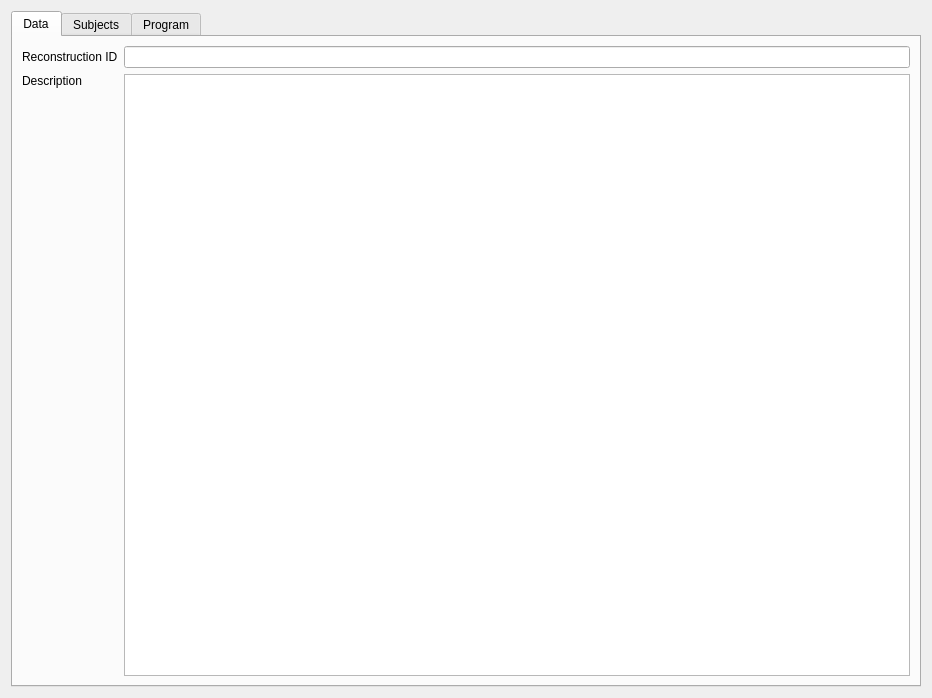
<?xml version="1.0" encoding="UTF-8"?>
<ui version="4.0">
 <class>ReconstructionDialog</class>
 <widget class="QewTabDialog" name="ReconstructionDialog">
  <property name="geometry">
   <rect>
    <x>0</x>
    <y>0</y>
    <width>932</width>
    <height>698</height>
   </rect>
  </property>
  <property name="windowTitle">
   <string>Reconstruction</string>
  </property>
  <property name="toolTip">
   <string/>
  </property>
  <property name="whatsThis">
   <string/>
  </property>
  <property name="containerName">
   <cstring>reconstructionContainerDialog</cstring>
  </property>
  <layout class="QHBoxLayout" name="horizontalLayout_3">
   <item>
    <widget class="QTabWidget" name="reconstructionContainerDialog">
     <property name="minimumSize">
      <size>
       <width>600</width>
       <height>0</height>
      </size>
     </property>
     <property name="currentIndex">
      <number>0</number>
     </property>
     <widget class="QWidget" name="tabData">
      <property name="sizePolicy">
       <sizepolicy hsizetype="Expanding" vsizetype="Expanding">
        <horstretch>0</horstretch>
        <verstretch>0</verstretch>
       </sizepolicy>
      </property>
      <attribute name="title">
       <string>Data</string>
      </attribute>
      <layout class="QGridLayout" name="gridLayout_2">
       <item row="0" column="0">
        <widget class="QLabel" name="idLabel">
         <property name="text">
          <string>Reconstruction ID</string>
         </property>
        </widget>
       </item>
       <item row="0" column="1">
        <widget class="QLineEdit" name="idLineEdit"/>
       </item>
       <item row="1" column="0">
        <widget class="QLabel" name="descriptionLabel">
         <property name="text">
          <string>Description</string>
         </property>
         <property name="alignment">
          <set>Qt::AlignLeading|Qt::AlignLeft|Qt::AlignTop</set>
         </property>
        </widget>
       </item>
       <item row="1" column="1">
        <widget class="QTextEdit" name="descriptionTextEdit">
         <property name="minimumSize">
          <size>
           <width>0</width>
           <height>400</height>
          </size>
         </property>
        </widget>
       </item>
      </layout>
      <zorder>idLineEdit</zorder>
      <zorder>descriptionLabel</zorder>
      <zorder>descriptionTextEdit</zorder>
      <zorder>idLabel</zorder>
     </widget>
     <widget class="QWidget" name="tabSubjects">
      <attribute name="title">
       <string>Subjects</string>
      </attribute>
      <layout class="QHBoxLayout" name="horizontalLayout_8">
       <item>
        <widget class="QTableWidget" name="subjectsTableWidget">
         <property name="minimumSize">
          <size>
           <width>300</width>
           <height>0</height>
          </size>
         </property>
         <attribute name="horizontalHeaderDefaultSectionSize">
          <number>72</number>
         </attribute>
         <column>
          <property name="text">
           <string>Sel.</string>
          </property>
         </column>
         <column>
          <property name="text">
           <string>Subject</string>
          </property>
         </column>
        </widget>
       </item>
       <item>
        <layout class="QVBoxLayout" name="verticalLayout_6">
         <item>
          <widget class="QToolButton" name="selectSubjectToolButton">
           <property name="text">
            <string>...</string>
           </property>
           <property name="icon">
            <iconset>
             <normaloff>:/database/icons//iconcheck.png</normaloff>:/database/icons//iconcheck.png</iconset>
           </property>
           <property name="iconSize">
            <size>
             <width>32</width>
             <height>32</height>
            </size>
           </property>
          </widget>
         </item>
         <item>
          <widget class="QToolButton" name="unselectSubjectToolButton">
           <property name="text">
            <string>...</string>
           </property>
           <property name="icon">
            <iconset>
             <normaloff>:/database/icons//iconuncheck.png</normaloff>:/database/icons//iconuncheck.png</iconset>
           </property>
           <property name="iconSize">
            <size>
             <width>32</width>
             <height>32</height>
            </size>
           </property>
          </widget>
         </item>
         <item>
          <widget class="QToolButton" name="reprocessSubjectToolButton">
           <property name="text">
            <string>...</string>
           </property>
           <property name="icon">
            <iconset resource="../../resources/plugin-resources.qrc">
             <normaloff>:/database/icons/reprocess.png</normaloff>:/database/icons/reprocess.png</iconset>
           </property>
           <property name="iconSize">
            <size>
             <width>32</width>
             <height>32</height>
            </size>
           </property>
          </widget>
         </item>
         <item>
          <spacer name="verticalSpacer_8">
           <property name="orientation">
            <enum>Qt::Vertical</enum>
           </property>
           <property name="sizeHint" stdset="0">
            <size>
             <width>20</width>
             <height>40</height>
            </size>
           </property>
          </spacer>
         </item>
        </layout>
       </item>
       <item>
        <spacer name="horizontalSpacer">
         <property name="orientation">
          <enum>Qt::Horizontal</enum>
         </property>
         <property name="sizeType">
          <enum>QSizePolicy::Preferred</enum>
         </property>
         <property name="sizeHint" stdset="0">
          <size>
           <width>100</width>
           <height>20</height>
          </size>
         </property>
        </spacer>
       </item>
       <item>
        <layout class="QVBoxLayout" name="verticalLayout_2">
         <item>
          <widget class="QLabel" name="loadSubjectsLabel">
           <property name="sizePolicy">
            <sizepolicy hsizetype="Minimum" vsizetype="Fixed">
             <horstretch>0</horstretch>
             <verstretch>0</verstretch>
            </sizepolicy>
           </property>
           <property name="maximumSize">
            <size>
             <width>200</width>
             <height>16777215</height>
            </size>
           </property>
           <property name="text">
            <string>Load</string>
           </property>
          </widget>
         </item>
         <item>
          <widget class="QComboBox" name="loadSubjectsComboBox">
           <property name="sizePolicy">
            <sizepolicy hsizetype="Preferred" vsizetype="Fixed">
             <horstretch>0</horstretch>
             <verstretch>0</verstretch>
            </sizepolicy>
           </property>
           <property name="minimumSize">
            <size>
             <width>250</width>
             <height>0</height>
            </size>
           </property>
           <property name="maximumSize">
            <size>
             <width>300</width>
             <height>16777215</height>
            </size>
           </property>
           <property name="sizeAdjustPolicy">
            <enum>QComboBox::AdjustToContents</enum>
           </property>
           <item>
            <property name="text">
             <string>Load other</string>
            </property>
           </item>
          </widget>
         </item>
         <item>
          <spacer name="verticalSpacer_3">
           <property name="orientation">
            <enum>Qt::Vertical</enum>
           </property>
           <property name="sizeType">
            <enum>QSizePolicy::Preferred</enum>
           </property>
           <property name="sizeHint" stdset="0">
            <size>
             <width>20</width>
             <height>80</height>
            </size>
           </property>
          </spacer>
         </item>
         <item>
          <layout class="QHBoxLayout" name="horizontalLayout_2">
           <item>
            <spacer name="horizontalSpacer_8">
             <property name="orientation">
              <enum>Qt::Horizontal</enum>
             </property>
             <property name="sizeType">
              <enum>QSizePolicy::Preferred</enum>
             </property>
             <property name="sizeHint" stdset="0">
              <size>
               <width>20</width>
               <height>20</height>
              </size>
             </property>
            </spacer>
           </item>
           <item>
            <widget class="QPushButton" name="saveSubjectsPushButton">
             <property name="text">
              <string>Save</string>
             </property>
            </widget>
           </item>
           <item>
            <spacer name="horizontalSpacer_9">
             <property name="orientation">
              <enum>Qt::Horizontal</enum>
             </property>
             <property name="sizeType">
              <enum>QSizePolicy::Preferred</enum>
             </property>
             <property name="sizeHint" stdset="0">
              <size>
               <width>20</width>
               <height>20</height>
              </size>
             </property>
            </spacer>
           </item>
          </layout>
         </item>
         <item>
          <spacer name="verticalSpacer_2">
           <property name="orientation">
            <enum>Qt::Vertical</enum>
           </property>
           <property name="sizeHint" stdset="0">
            <size>
             <width>20</width>
             <height>40</height>
            </size>
           </property>
          </spacer>
         </item>
        </layout>
       </item>
       <item>
        <spacer name="horizontalSpacer_7">
         <property name="orientation">
          <enum>Qt::Horizontal</enum>
         </property>
         <property name="sizeType">
          <enum>QSizePolicy::Preferred</enum>
         </property>
         <property name="sizeHint" stdset="0">
          <size>
           <width>20</width>
           <height>20</height>
          </size>
         </property>
        </spacer>
       </item>
      </layout>
     </widget>
     <widget class="QWidget" name="tabProgram">
      <attribute name="title">
       <string>Program</string>
      </attribute>
      <layout class="QVBoxLayout" name="verticalLayout_5">
       <item>
        <widget class="QWidget" name="internalExecutionWidget" native="true">
         <layout class="QHBoxLayout" name="horizontalLayout_7" stretch="1,1,0,4">
          <item>
           <widget class="QCheckBox" name="internalExecutionCheckBox">
            <property name="text">
             <string>Internal execution</string>
            </property>
           </widget>
          </item>
          <item>
           <spacer name="horizontalSpacer_4">
            <property name="orientation">
             <enum>Qt::Horizontal</enum>
            </property>
            <property name="sizeType">
             <enum>QSizePolicy::Preferred</enum>
            </property>
            <property name="sizeHint" stdset="0">
             <size>
              <width>105</width>
              <height>20</height>
             </size>
            </property>
           </spacer>
          </item>
          <item>
           <widget class="QLabel" name="programIDLabel">
            <property name="text">
             <string>Program ID:</string>
            </property>
           </widget>
          </item>
          <item>
           <widget class="QLabel" name="reconsProgramIDLabel">
            <property name="text">
             <string>Custom</string>
            </property>
           </widget>
          </item>
         </layout>
        </widget>
       </item>
       <item>
        <widget class="QWidget" name="programPathWidget" native="true">
         <layout class="QHBoxLayout" name="horizontalLayout">
          <property name="spacing">
           <number>6</number>
          </property>
          <property name="leftMargin">
           <number>0</number>
          </property>
          <property name="topMargin">
           <number>0</number>
          </property>
          <property name="rightMargin">
           <number>0</number>
          </property>
          <property name="bottomMargin">
           <number>0</number>
          </property>
          <item>
           <widget class="QLabel" name="pathLabel">
            <property name="text">
             <string>Path</string>
            </property>
           </widget>
          </item>
          <item>
           <widget class="QLineEdit" name="programPathLineEdit"/>
          </item>
          <item>
           <widget class="QToolButton" name="programPathToolButton">
            <property name="text">
             <string>...</string>
            </property>
           </widget>
          </item>
         </layout>
        </widget>
       </item>
       <item>
        <layout class="QHBoxLayout" name="horizontalLayout_9">
         <item>
          <layout class="QHBoxLayout" name="horizontalLayout_4">
           <item>
            <layout class="QVBoxLayout" name="verticalLayout">
             <item>
              <widget class="QCheckBox" name="enableEditionCheckBox">
               <property name="locale">
                <locale language="English" country="UnitedStates"/>
               </property>
               <property name="text">
                <string>Enable
parameters
edition</string>
               </property>
              </widget>
             </item>
             <item>
              <spacer name="verticalSpacer">
               <property name="orientation">
                <enum>Qt::Vertical</enum>
               </property>
               <property name="sizeHint" stdset="0">
                <size>
                 <width>20</width>
                 <height>40</height>
                </size>
               </property>
              </spacer>
             </item>
            </layout>
           </item>
           <item>
            <widget class="QTableWidget" name="parametersTableWidget">
             <property name="enabled">
              <bool>false</bool>
             </property>
             <property name="minimumSize">
              <size>
               <width>0</width>
               <height>200</height>
              </size>
             </property>
             <attribute name="horizontalHeaderDefaultSectionSize">
              <number>200</number>
             </attribute>
             <column>
              <property name="text">
               <string>Name</string>
              </property>
             </column>
             <column>
              <property name="text">
               <string>Prefix</string>
              </property>
             </column>
             <column>
              <property name="text">
               <string>Value</string>
              </property>
             </column>
            </widget>
           </item>
          </layout>
         </item>
         <item>
          <layout class="QVBoxLayout" name="verticalLayout_8">
           <item>
            <widget class="QToolButton" name="addParameterToolButton">
             <property name="enabled">
              <bool>false</bool>
             </property>
             <property name="text">
              <string>...</string>
             </property>
             <property name="icon">
              <iconset>
               <normaloff>:/database/icons//iconplus.png</normaloff>:/database/icons//iconplus.png</iconset>
             </property>
             <property name="iconSize">
              <size>
               <width>32</width>
               <height>32</height>
              </size>
             </property>
            </widget>
           </item>
           <item>
            <widget class="QToolButton" name="removeParameterToolButton">
             <property name="enabled">
              <bool>false</bool>
             </property>
             <property name="text">
              <string>...</string>
             </property>
             <property name="icon">
              <iconset>
               <normaloff>:/database/icons//iconminus.png</normaloff>:/database/icons//iconminus.png</iconset>
             </property>
             <property name="iconSize">
              <size>
               <width>32</width>
               <height>32</height>
              </size>
             </property>
            </widget>
           </item>
           <item>
            <spacer name="verticalSpacer_7">
             <property name="orientation">
              <enum>Qt::Vertical</enum>
             </property>
             <property name="sizeHint" stdset="0">
              <size>
               <width>20</width>
               <height>40</height>
              </size>
             </property>
            </spacer>
           </item>
          </layout>
         </item>
        </layout>
       </item>
       <item>
        <layout class="QHBoxLayout" name="horizontalLayout_11">
         <item>
          <widget class="QGroupBox" name="executionStatusGroupBox">
           <property name="title">
            <string>Execution status</string>
           </property>
           <layout class="QVBoxLayout" name="verticalLayout_4">
            <item>
             <widget class="Line" name="line_2">
              <property name="orientation">
               <enum>Qt::Horizontal</enum>
              </property>
             </widget>
            </item>
            <item>
             <layout class="QGridLayout" name="gridLayout">
              <item row="0" column="0">
               <widget class="QRadioButton" name="unsetRadioButton">
                <property name="text">
                 <string>&amp;Unset</string>
                </property>
                <property name="checked">
                 <bool>true</bool>
                </property>
                <attribute name="buttonGroup">
                 <string notr="true">executionStatusButtonGroup</string>
                </attribute>
               </widget>
              </item>
              <item row="0" column="1" rowspan="2">
               <widget class="QRadioButton" name="runningRadioButton">
                <property name="enabled">
                 <bool>false</bool>
                </property>
                <property name="text">
                 <string>&amp;Running</string>
                </property>
                <property name="checkable">
                 <bool>true</bool>
                </property>
                <attribute name="buttonGroup">
                 <string notr="true">executionStatusButtonGroup</string>
                </attribute>
               </widget>
              </item>
              <item row="0" column="2">
               <widget class="QRadioButton" name="partiallyFinishedRadioButton">
                <property name="enabled">
                 <bool>false</bool>
                </property>
                <property name="text">
                 <string>Partial.
finished</string>
                </property>
                <attribute name="buttonGroup">
                 <string notr="true">executionStatusButtonGroup</string>
                </attribute>
               </widget>
              </item>
              <item row="1" column="0">
               <widget class="QRadioButton" name="setRadioButton">
                <property name="text">
                 <string>Se&amp;t</string>
                </property>
                <attribute name="buttonGroup">
                 <string notr="true">executionStatusButtonGroup</string>
                </attribute>
               </widget>
              </item>
              <item row="1" column="2">
               <widget class="QRadioButton" name="finishedRadioButton">
                <property name="enabled">
                 <bool>false</bool>
                </property>
                <property name="text">
                 <string>Finis&amp;hed</string>
                </property>
                <attribute name="buttonGroup">
                 <string notr="true">executionStatusButtonGroup</string>
                </attribute>
               </widget>
              </item>
             </layout>
            </item>
           </layout>
          </widget>
         </item>
         <item>
          <spacer name="horizontalSpacer_2">
           <property name="orientation">
            <enum>Qt::Horizontal</enum>
           </property>
           <property name="sizeType">
            <enum>QSizePolicy::Preferred</enum>
           </property>
           <property name="sizeHint" stdset="0">
            <size>
             <width>13</width>
             <height>20</height>
            </size>
           </property>
          </spacer>
         </item>
         <item>
          <layout class="QVBoxLayout" name="verticalLayout_3">
           <item>
            <layout class="QHBoxLayout" name="horizontalLayout_6" stretch="1,2">
             <item>
              <spacer name="horizontalSpacer_5">
               <property name="orientation">
                <enum>Qt::Horizontal</enum>
               </property>
               <property name="sizeHint" stdset="0">
                <size>
                 <width>40</width>
                 <height>20</height>
                </size>
               </property>
              </spacer>
             </item>
             <item>
              <widget class="QLCDNumber" name="clockLcdNumber">
               <property name="sizePolicy">
                <sizepolicy hsizetype="Expanding" vsizetype="Preferred">
                 <horstretch>0</horstretch>
                 <verstretch>0</verstretch>
                </sizepolicy>
               </property>
               <property name="minimumSize">
                <size>
                 <width>200</width>
                 <height>50</height>
                </size>
               </property>
               <property name="frameShadow">
                <enum>QFrame::Raised</enum>
               </property>
               <property name="lineWidth">
                <number>2</number>
               </property>
               <property name="smallDecimalPoint">
                <bool>false</bool>
               </property>
               <property name="digitCount">
                <number>12</number>
               </property>
               <property name="mode">
                <enum>QLCDNumber::Dec</enum>
               </property>
               <property name="segmentStyle">
                <enum>QLCDNumber::Flat</enum>
               </property>
               <property name="value" stdset="0">
                <double>0.000000000000000</double>
               </property>
               <property name="intValue" stdset="0">
                <number>0</number>
               </property>
              </widget>
             </item>
            </layout>
           </item>
           <item>
            <layout class="QHBoxLayout" name="horizontalLayout_10">
             <item>
              <widget class="QLabel" name="label_11">
               <property name="text">
                <string>Max. threads</string>
               </property>
              </widget>
             </item>
             <item>
              <widget class="QSpinBox" name="threadsSpinBox">
               <property name="toolTip">
                <string extracomment="Maximum number of threads to be used"/>
               </property>
               <property name="minimum">
                <number>1</number>
               </property>
               <property name="maximum">
                <number>999</number>
               </property>
              </widget>
             </item>
             <item>
              <spacer name="horizontalSpacer_10">
               <property name="orientation">
                <enum>Qt::Horizontal</enum>
               </property>
               <property name="sizeType">
                <enum>QSizePolicy::Preferred</enum>
               </property>
               <property name="sizeHint" stdset="0">
                <size>
                 <width>20</width>
                 <height>20</height>
                </size>
               </property>
              </spacer>
             </item>
             <item>
              <widget class="QLabel" name="label_12">
               <property name="text">
                <string>Sim. subjects</string>
               </property>
              </widget>
             </item>
             <item>
              <widget class="QSpinBox" name="subjectsSpinBox">
               <property name="toolTip">
                <string extracomment="Maximum number of subjects to be processed simultaneously, it's depend on free available memory."/>
               </property>
               <property name="minimum">
                <number>1</number>
               </property>
               <property name="maximum">
                <number>999</number>
               </property>
              </widget>
             </item>
            </layout>
           </item>
           <item>
            <layout class="QHBoxLayout" name="horizontalLayout_15">
             <item>
              <layout class="QVBoxLayout" name="verticalLayout_25">
               <item>
                <widget class="QLabel" name="caseLabel">
                 <property name="text">
                  <string>Started</string>
                 </property>
                </widget>
               </item>
               <item>
                <widget class="QLabel" name="progressBatchLabel">
                 <property name="text">
                  <string>Finished</string>
                 </property>
                </widget>
               </item>
              </layout>
             </item>
             <item>
              <layout class="QVBoxLayout" name="verticalLayout_26">
               <item>
                <widget class="QProgressBar" name="caseProgressBar">
                 <property name="value">
                  <number>0</number>
                 </property>
                </widget>
               </item>
               <item>
                <widget class="QProgressBar" name="processBatchProgressBar">
                 <property name="value">
                  <number>0</number>
                 </property>
                </widget>
               </item>
              </layout>
             </item>
            </layout>
           </item>
           <item>
            <layout class="QHBoxLayout" name="horizontalLayout_5">
             <item>
              <spacer name="horizontalSpacer_3">
               <property name="orientation">
                <enum>Qt::Horizontal</enum>
               </property>
               <property name="sizeHint" stdset="0">
                <size>
                 <width>40</width>
                 <height>20</height>
                </size>
               </property>
              </spacer>
             </item>
             <item>
              <widget class="QPushButton" name="runPushButton">
               <property name="text">
                <string>Run</string>
               </property>
              </widget>
             </item>
            </layout>
           </item>
          </layout>
         </item>
        </layout>
       </item>
      </layout>
     </widget>
    </widget>
   </item>
  </layout>
 </widget>
 <customwidgets>
  <customwidget>
   <class>QewExtensibleDialog</class>
   <extends>QDialog</extends>
   <header>qewextensibledialog.h</header>
   <container>1</container>
  </customwidget>
  <customwidget>
   <class>QewTabDialog</class>
   <extends>QewExtensibleDialog</extends>
   <header>qewtabdialog.h</header>
   <container>1</container>
  </customwidget>
 </customwidgets>
 <resources>
  <include location="../../resources/plugin-resources.qrc"/>
 </resources>
 <connections>
  <connection>
   <sender>internalExecutionCheckBox</sender>
   <signal>toggled(bool)</signal>
   <receiver>programPathWidget</receiver>
   <slot>setHidden(bool)</slot>
   <hints>
    <hint type="sourcelabel">
     <x>98</x>
     <y>94</y>
    </hint>
    <hint type="destinationlabel">
     <x>867</x>
     <y>134</y>
    </hint>
   </hints>
  </connection>
 </connections>
 <buttongroups>
  <buttongroup name="executionStatusButtonGroup"/>
 </buttongroups>
</ui>
